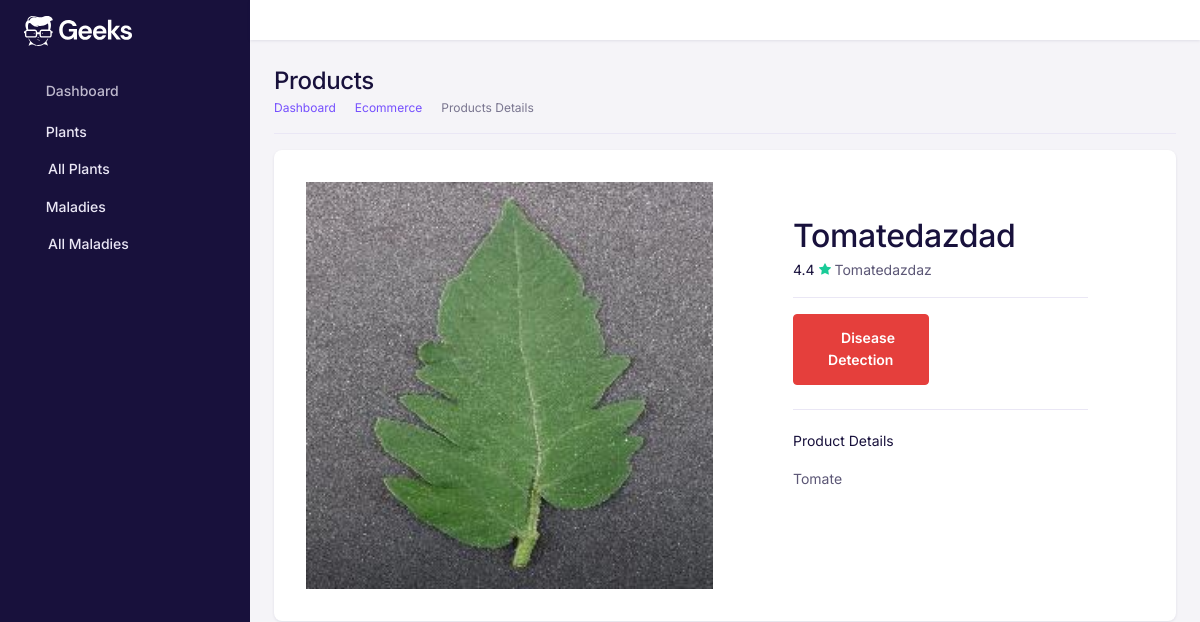
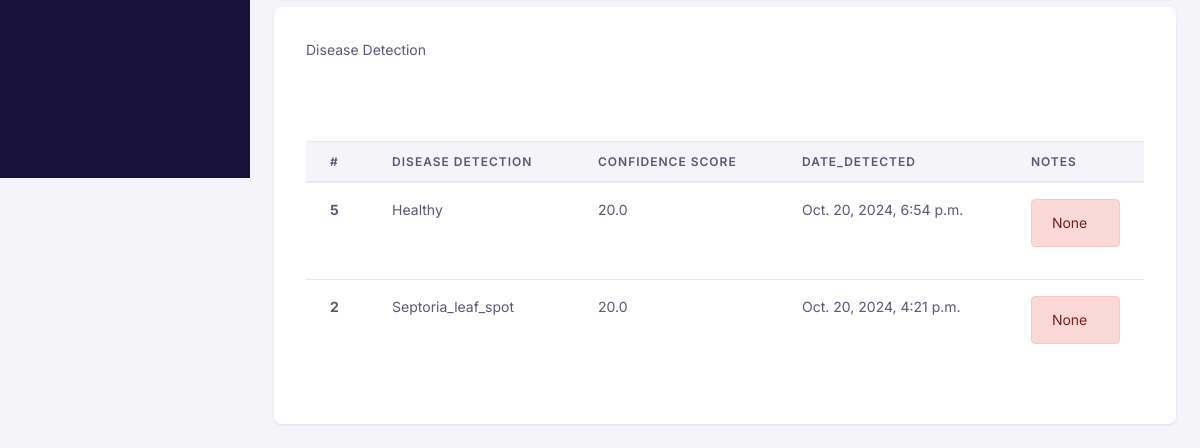
Before: /plants/10/ with the older database file (2 pictures, top to bottom).
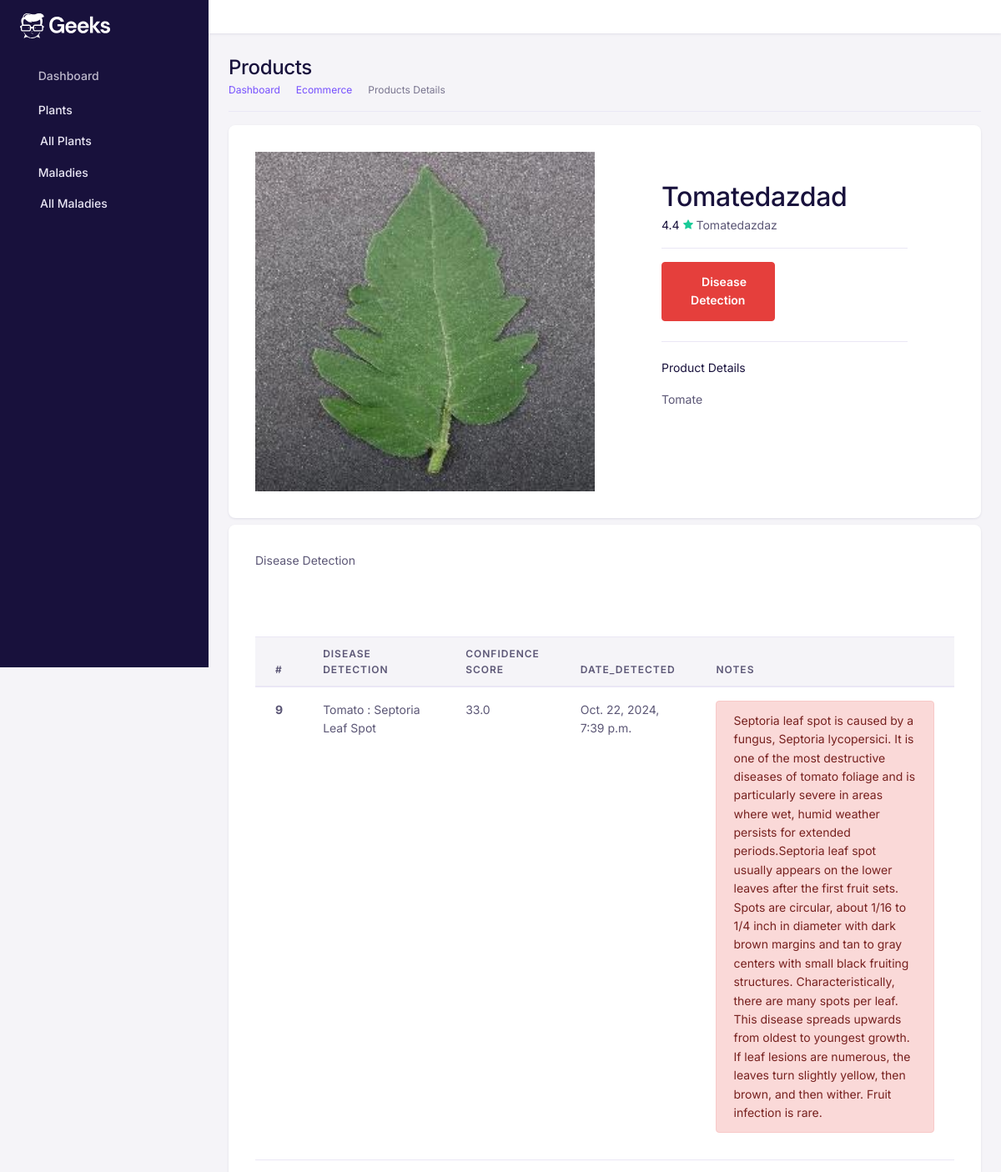
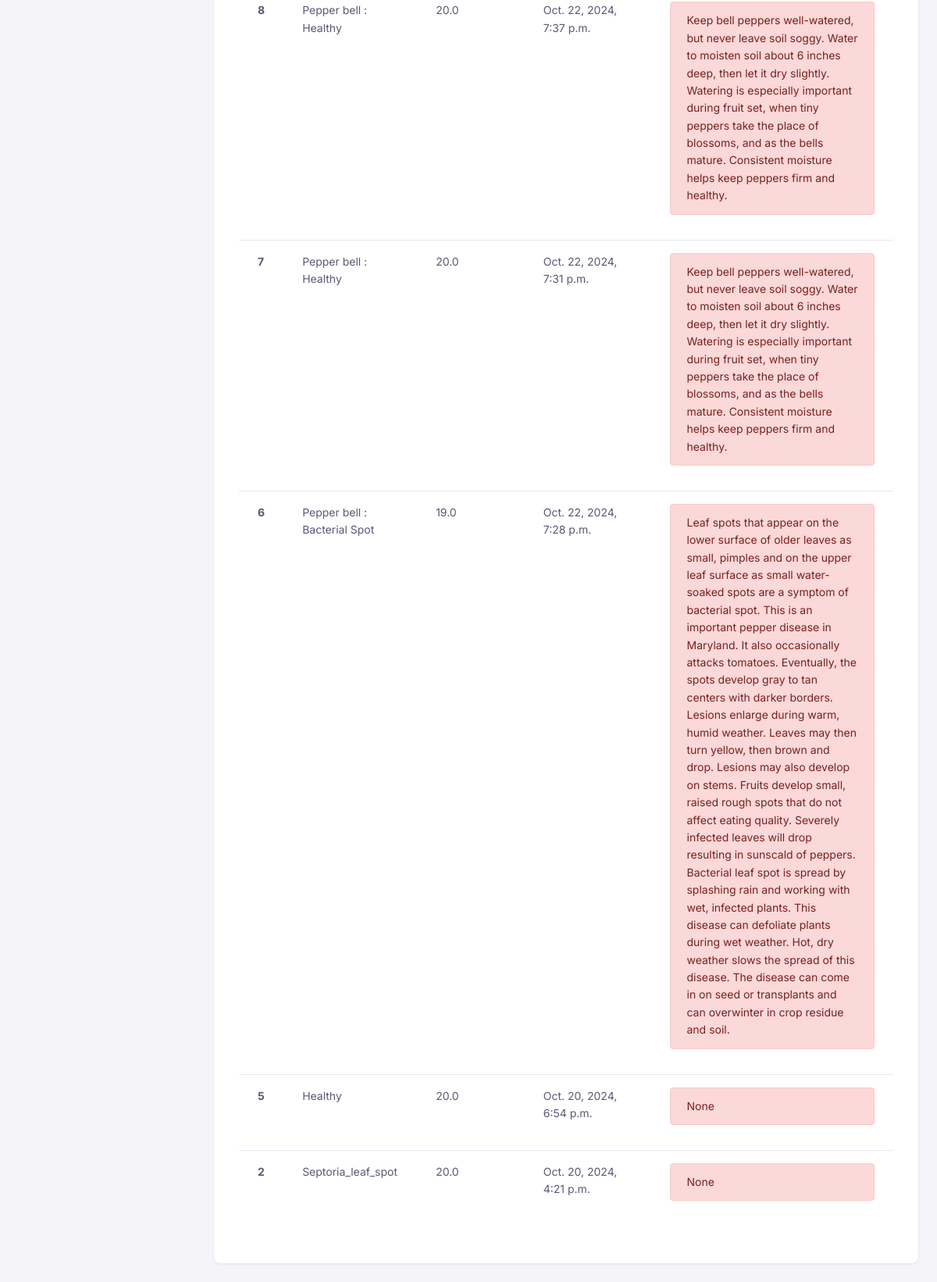
After: the same page with the newer database file (2 pictures, top to bottom).
### PlantApp/models.py (models this page shows, shortened)
class Plant(models.Model):
    name = models.CharField(max_length=100)
    scientific_name = models.CharField(max_length=100, blank=True, null=True)
    description = models.TextField(blank=True, null=True)
    image = models.ImageField(upload_to='plants/', blank=True, null=True)
    owner = models.ForeignKey(settings.AUTH_USER_MODEL, on_delete=models.CASCADE, related_name='plants' , null = True)

class DiseaseDetection(models.Model):
    plant = models.ForeignKey(Plant, on_delete=models.CASCADE, related_name='detections')
    date_detected = models.DateTimeField(auto_now_add=True)
    detected_disease = models.CharField(max_length=255)
    confidence_score = models.FloatField(null = True)
    image = models.ImageField(upload_to='detections/', blank=True, null=True)
    notes = models.TextField(blank=True, null=True)

### PlantApp/views.py (the view)
# urls.py: path('plants/<int:pk>/', plant_details, name='details'),
def plant_details(request, pk = None):
    plant = Plant.objects.get(id = pk)
    dis = DiseaseDetection.objects.filter(plant = plant).order_by('-date_detected')
    return render(request, 'plant_details.html', {'plant': plant ,'dis' : dis})

### PlantApp/templates/plant_details.html (shortened to what this page needs)
<!DOCTYPE html>
<html lang="en">
{% load static %}
<head>
    <link href={% static 'assets/fonts/feather/feather.css' %} rel="stylesheet" />
    <link href={% static 'assets/libs/dragula/dist/dragula.min.css' %} rel="stylesheet" />
    <link href={% static 'assets/libs/@mdi/font/css/materialdesignicons.min.css' %} rel="stylesheet" />
    <link href={% static 'assets/libs/prismjs/themes/prism.css' %} rel="stylesheet" />
    <link href={% static 'assets/libs/dropzone/dist/dropzone.css' %} rel="stylesheet" />
    <link href={% static 'assets/libs/magnific-popup/dist/magnific-popup.css' %} rel="stylesheet" />
    <link href={% static 'assets/libs/bootstrap-select/dist/css/bootstrap-select.min.css' %} rel="stylesheet">
    <link href={% static 'assets/libs/@yaireo/tagify/dist/tagify.css' %} rel="stylesheet">
    <link href={% static 'assets/libs/tiny-slider/dist/tiny-slider.css' %} rel="stylesheet">
    <link href={% static 'assets/libs/tippy.js/dist/tippy.css' %} rel="stylesheet">
    <link rel="stylesheet" href={% static 'assets/css/theme.min.css' %}>
</head>
<body>
    <div id="db-wrapper">
        <nav class="navbar-vertical navbar">
            <div class="nav-scroller">
              <a class="navbar-brand" href="{% url 'home' %}"><img
                src="{% static 'assets/images/brand/logo/logo-inverse.svg' %}" alt="" /></a>
              <ul class="navbar-nav flex-column" id="sideNavbar">
                <li class="nav-item">
                  <a class="nav-link" href="admin-dashboard.html">
                    <i class="nav-icon fe fe-home mr-2"></i>Dashboard
                  </a>
                </li>
                <li class="nav-item">
                  <a class="nav-link active" href="#!" data-toggle="collapse" data-target="#navCourses" aria-expanded="true"
                    aria-controls="navCourses">
                    <i class="nav-icon fe fe-book mr-2"></i>Plants
                  </a>
                  <div id="navCourses" class="collapse show" data-parent="#sideNavbar">
                    <ul class="nav flex-column">
                      <li class="nav-item">
                        <a class="nav-link active" href="/plants/">All Plants
                        </a>
                      </li>
                    </ul>
                  </div>
                </li>
                <li class="nav-item">
                  <a class="nav-link active" href="#!" data-toggle="collapse" data-target="#navMaladies" aria-expanded="true"
                    aria-controls="navMaladies">
                    <i class="nav-icon fe fe-book mr-2"></i>Maladies
                  </a>
                  <div id="navMaladies" class="collapse show" data-parent="#sideNavbar">
                    <ul class="nav flex-column">
                      <li class="nav-item">
                        <a class="nav-link active" href="{% url 'maladie_list' %}">All Maladies</a>
                      </li>
                    </ul>
                  </div>
                </li>
              </ul>
            </div>
          </nav>
        <div id="page-content">
            <div class="header">
                <nav class="navbar-default navbar navbar-expand-lg">
                    <a id="nav-toggle" href="#!"><i class="fe fe-menu"></i></a>
                </nav>
            </div>
            <section class="container-fluid p-4">
                <div class="row">
                    <div class="col-lg-12 col-md-12 col-12">
                        <div
                            class="border-bottom pb-3 mb-3 d-flex flex-column flex-md-row gap-3 align-items-md-center justify-content-between">
                            <div>
                                <h1 class="mb-0 h2 fw-bold">Products</h1>
                                <nav aria-label="breadcrumb">
                                    <ol class="breadcrumb">
                                        <li class="breadcrumb-item">
                                            <a href="admin-dashboard.html">Dashboard</a>
                                        </li>
                                        <li class="breadcrumb-item">
                                            <a href="#">Ecommerce</a>
                                        </li>
                                        <li class="breadcrumb-item active" aria-current="page">Products Details</li>
                                    </ol>
                                </nav>
                            </div>
                        </div>
                    </div>
                </div>
                <div class="card">
                    <div class="card-body p-5">
                        <div class="row">
                            <div class="col-xl-6 col-12">
                                <div class="row gy-4">
                                    <div class="col-12">
                                        <div>
                                            <a href="../../../assets/images/ecommerce/product-slide-1.jpg"
                                                class="glightbox" data-gallery="gallery1">
                                                <img src="{{ plant.image.url }}" alt="image"
                                                    class="img-fluid rounded-3 w-100" />
                                            </a>
                                        </div>
                                    </div>
                                </div>
                            </div>
                            <div class="col-xl-6 col-12">
                                <div class="my-5 mx-lg-8">
                                    <div class="d-flex flex-column gap-2">
                                        <h1 class="mb-0">{{plant.name}}</h1>
                                        <div>
                                            <span>
                                                <span class="me-1 text-dark fw-semibold">
                                                    4.4
                                                </span>
                                                {{plant.scientific_name}}
                                            </span>
                                        </div>
                                    </div>
                                    <hr class="my-3" />
                                    <div class="row row flex-md-row flex-column gap-2 gap-md-0">
                                        <div class="col-md-6">
                                            <div class="d-grid">
                                                <a href="{% url 'predict' plant.id %}" class="btn btn-danger">
                                                    <i class="fe fe-shopping-cart me-2"></i>
                                                    Disease Detection
                                                </a>
                                            </div>
                                        </div>
                                    </div>
                                    <hr class="mt-4 mb-2" />
                                    <div class="mb-4" id="ecommerceAccordion">
                                        <ul class="list-group list-group-flush">
                                            <li class="list-group-item px-0">
                                                <a class="d-flex align-items-center text-inherit fw-semibold mb-0"
                                                    data-bs-toggle="collapse" href="#productDetails" role="button"
                                                    aria-expanded="false" aria-controls="productDetails">
                                                    <div class="me-auto">Product Details</div>
                                                    <span class="chevron-arrow ms-4">
                                                        <i class="fe fe-chevron-down fs-4"></i>
                                                    </span>
                                                </a>
                                                <div class="collapse show" id="productDetails"
                                                    data-bs-parent="#ecommerceAccordion">
                                                    <div class="py-3">
                                                        {{plant.description}}
                                                    </div>
                                                </div>
                                            </li>
                                        </ul>
                                    </div>
                                </div>
                            </div>
                        </div>
                    </div>
                </div>
                <div class="card mt-2">
                    <div class="card-title p-5"> Disease Detection </div>
                    <div class="card-body p-5">
                        <table class="table">
                            <thead>
                               <tr>
                                  <th scope="col">#</th>
                                  <th scope="col">Disease Detection</th>
                                  <th scope="col">confidence score</th>
                                  <th scope="col">date_detected</th>
                                  <th scope="col">Notes</th>
                               </tr>
                            </thead>
                            <tbody>
                                {% for di in dis %}
                               <tr>
                                  <th scope="row">{{di.id}}</th>
                                  <td>{{di.detected_disease}}</td>
                                  <td>{{di.confidence_score}}</td>
                                  <td>{{di.date_detected}}</td>
                                  <td><div class="alert alert-danger"> {{di.notes}}</div></td>
                               </tr>
                               {% endfor %}
                            </tbody>
                         </table>
                    </div>
                </div>
        </div>
    </div>
</body>
</html>

Changed rows visible on the page:
added DiseaseDetection: id "9", detected_disease "Tomato : Septoria Leaf Spot", confidence_score "33.0", date_detected "Oct. 22, 2024, 7:39 p.m.", notes "Septoria leaf spot is caused by a fungus, Septoria lycopersici. It is one of the most destructive diseases of tomato foliage and is particularly severe in areas where wet, humid weather persists for extended periods.Septoria leaf spot usually appears on the lower leaves after the first fruit sets. Spots are circular, about 1/16 to 1/4 inch in diameter with dark brown margins and tan to gray centers with small black fruiting structures. Characteristically, there are many spots per leaf. This disease spreads upwards from oldest to youngest growth. If leaf lesions are numerous, the leaves turn slightly yellow, then brown, and then wither. Fruit infection is rare."
added DiseaseDetection: id "8", detected_disease "Pepper bell : Healthy", confidence_score "20.0", date_detected "Oct. 22, 2024, 7:37 p.m.", notes "Keep bell peppers well-watered, but never leave soil soggy. Water to moisten soil about 6 inches deep, then let it dry slightly. Watering is especially important during fruit set, when tiny peppers take the place of blossoms, and as the bells mature. Consistent moisture helps keep peppers firm and healthy."
added DiseaseDetection: id "7", detected_disease "Pepper bell : Healthy", confidence_score "20.0", date_detected "Oct. 22, 2024, 7:31 p.m.", notes "Keep bell peppers well-watered, but never leave soil soggy. Water to moisten soil about 6 inches deep, then let it dry slightly. Watering is especially important during fruit set, when tiny peppers take the place of blossoms, and as the bells mature. Consistent moisture helps keep peppers firm and healthy."
added DiseaseDetection: id "6", detected_disease "Pepper bell : Bacterial Spot", confidence_score "19.0", date_detected "Oct. 22, 2024, 7:28 p.m.", notes "Leaf spots that appear on the lower surface of older leaves as small, pimples and on the upper leaf surface as small water-soaked spots are a symptom of bacterial spot. This is an important pepper disease in Maryland. It also occasionally attacks tomatoes. Eventually, the spots develop gray to tan centers with darker borders. Lesions enlarge during warm, humid weather. Leaves may then turn yellow, then brown and drop. Lesions may also develop on stems. Fruits develop small, raised rough spots that do not affect eating quality. Severely infected leaves will drop resulting in sunscald of peppers. Bacterial leaf spot is spread by splashing rain and working with wet, infected plants. This…"
